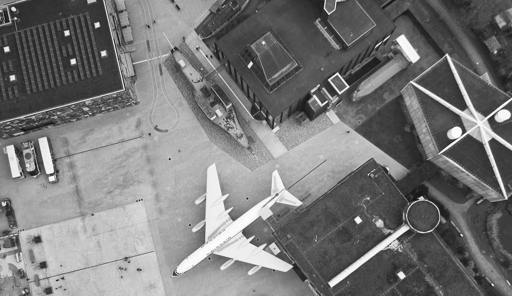
#> input picture lab2/IMG1.png, 512 x 296 px
$ python asg_4.py
#> lines starting #> are read from the running program, lines starting #| are printed output that depends on the picture
import numpy as np
import cv2

'''
Matches a given source images shape to the shape of the target image, assumption:- Target image shape > source image.
This is done by padding zeros
'''


def matchImageSize(source_img, target_image_shape):
    target_img = np.zeros(target_image_shape)
    n_rows, n_cols = source_img.shape
    target_img[:n_rows, :n_cols] = source_img
    return target_img


'''
@@Bilinear Transform Method
Given mapped source pixel location the function returns interpolated pixel intensities averaging over the
nearest pixel locations, note for easier code, boundary pixels have been mapped to 0. Based on boundary location
+1 or -1 factor has been chosen to calculate the neighbourhood.
'''


def bilinearTransform(source_pixel_location):
    pixel_row_pos = source_pixel_location[0]
    pixel_col_pos = source_pixel_location[1]
    if (not ((0 <= int(np.floor(pixel_row_pos)) < target_matched_source_img.shape[0]) and
             (0 <= int(np.floor(pixel_col_pos)) < target_matched_source_img.shape[1]))):
        return 0
    bounding_row_val = int(np.floor(pixel_row_pos))
    bounding_col_val = int(np.floor(pixel_col_pos))

    a = pixel_row_pos - bounding_row_val
    b = pixel_col_pos - bounding_col_val

    row_factor = 1 if bounding_row_val < (n_rows - 1) else -1
    col_factor = 1 if bounding_col_val < (n_cols - 1) else -1

    newPixelIntensity = (1 - a) * (1 - b) * target_matched_source_img[bounding_row_val, bounding_col_val] + \
                        (1 - a) * b * target_matched_source_img[bounding_row_val, bounding_col_val + col_factor] + \
                        a * (1 - b) * target_matched_source_img[bounding_row_val + row_factor, bounding_col_val] + \
                        a * b * target_matched_source_img[bounding_row_val + row_factor, bounding_col_val + col_factor]

    return np.round(newPixelIntensity, 0).astype(int)


'''
Returns a 2-D ndarray of n_rows*n_cols centered on top left corner.
'''


def returnPixelLocationArray(image_shape):
    n_rows = image_shape[0]
    n_cols = image_shape[1]
    return np.asarray([[i, j] for i in range(0, n_rows) for j in range(0, n_cols)])


# Read the source and target image
source_img = cv2.imread('IMG1.png', 0)
#> source_img is the input picture: shape (296, 512); min 14, max 255, mean 120.4
target_img = cv2.imread('IMG2.png', 0)
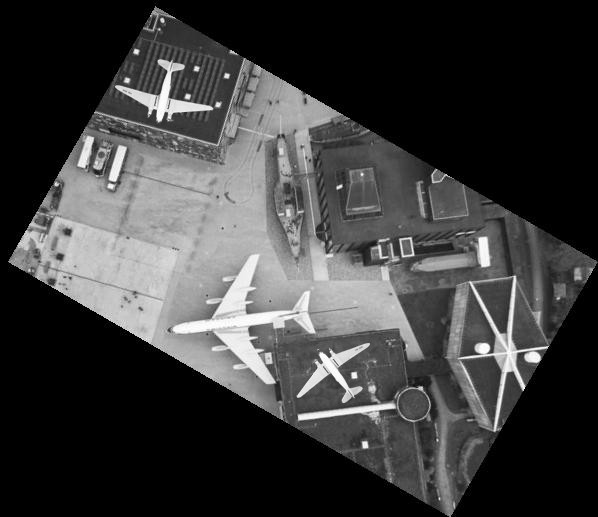
#> input picture lab2/IMG2.png, 598 x 517 px
#> target_img is the input picture: shape (517, 598); min 0, max 255, mean 60.2

'''
match the source image to target image, now all further transformations to be applied to source
image will be applied on this
'''
target_matched_source_img = matchImageSize(source_img, target_img.shape)
#> in matchImageSize, `target_img[:n_rows, :n_cols] = source_img`:
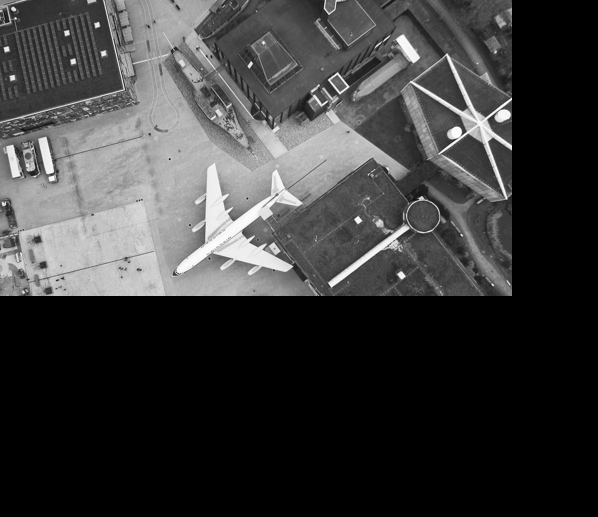
#> target_img: shape (517, 598) float64; min 0, max 255, mean 59

cv2.imwrite('target_matched_source_img.png', target_matched_source_img)


# The two point correspondence
source_pixel_location_list = np.array([[29, 124], [157, 372]])
target_pixel_location_list = np.array([[93, 248], [328, 399]])

'''
Generate the 4*4 matrix as shown in the report to determine the unknowns
'''

transformation_matrix = np.array([[source_pixel_location_list[0][0], source_pixel_location_list[0][1], 1, 0],
                                  [source_pixel_location_list[0][1], -source_pixel_location_list[0][0], 0, 1],
                                  [source_pixel_location_list[1][0], source_pixel_location_list[1][1], 1, 0],
                                  [source_pixel_location_list[1][1], -source_pixel_location_list[1][0], 0, 1]])

target_location_column_vector = np.array([[target_pixel_location_list[0][0], target_pixel_location_list[0][1],
                                           target_pixel_location_list[1][0], target_pixel_location_list[1][1]]]).T

# This will give a 4*1 column vector giving values for amount of translation and rotation
variable_vector = np.matmul(np.linalg.inv(transformation_matrix), target_location_column_vector)

t_x = variable_vector[2, 0]
t_y = variable_vector[3, 0]
cos_t = variable_vector[0, 0]
sin_t = variable_vector[1, 0]

print(t_x, t_y, sin_t, cos_t)


rotation_matrix = np.array([[cos_t, sin_t],
                            [-sin_t, cos_t]])

translate_matrix = np.array([[t_x], [t_y]])

n_rows = target_img.shape[0]
#> n_rows = 517
n_cols = target_img.shape[1]
#> n_cols = 598
'''
Now we will use the determined amount of rotation and translation to transform IMG1 so that we can match
the images taken from differing viewpoints.
'''
target_image = np.zeros([n_rows, n_cols])
target_pixel_location_array = returnPixelLocationArray(target_img.shape)

'''
using the equation shown in the report we generate corresponding source points to get the intensity values
to be put in the particular target location(Target to Source Mapping)
'''
diff_target_pixel_location_array = target_pixel_location_array - translate_matrix.T
source_pixel_location_array = np.matmul(np.linalg.inv(rotation_matrix), diff_target_pixel_location_array.T)

# We use Bilinear Interpolation technique to calculate the appropriate intensity value

target_image = np.apply_along_axis(bilinearTransform, 1, source_pixel_location_array.T).reshape(
    target_matched_source_img.shape)
cv2.imwrite('transformed_source.png', target_image)
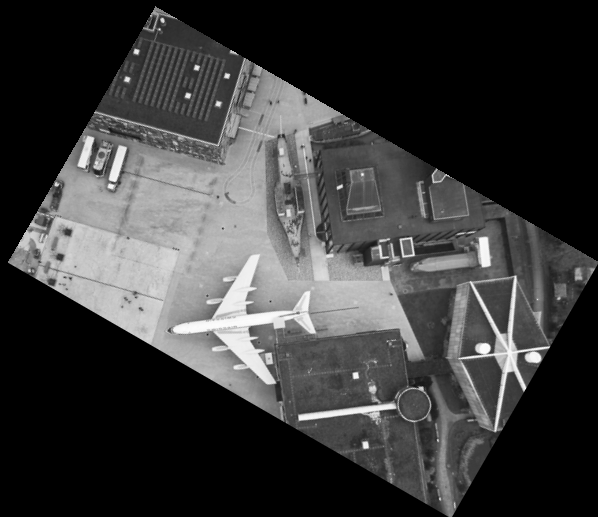
#> saved as transformed_source.png: shape (517, 598); min 0, max 253, mean 59

'''
Now since we have manipulated IMG1 w.r.t the rotation and translation and now since the two images correspond
to the same view point a simple difference will let us know if anything has changed in the scene
'''
diff_image = np.abs(target_img - target_image)
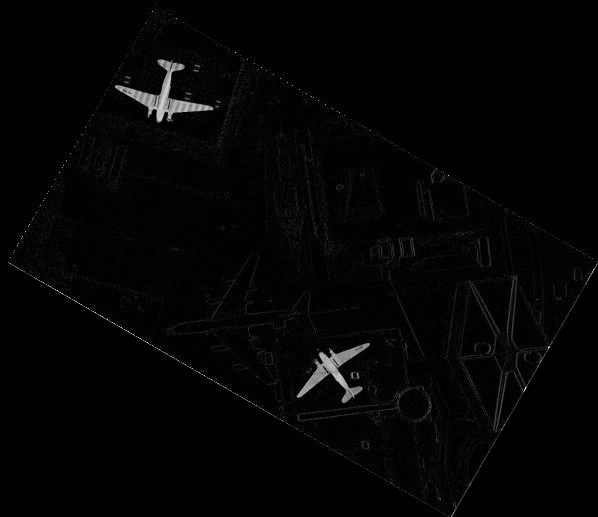
#> diff_image: shape (517, 598) int64; min 0, max 246, mean 3.9
cv2.imwrite('source_target_diff.png', diff_image)
